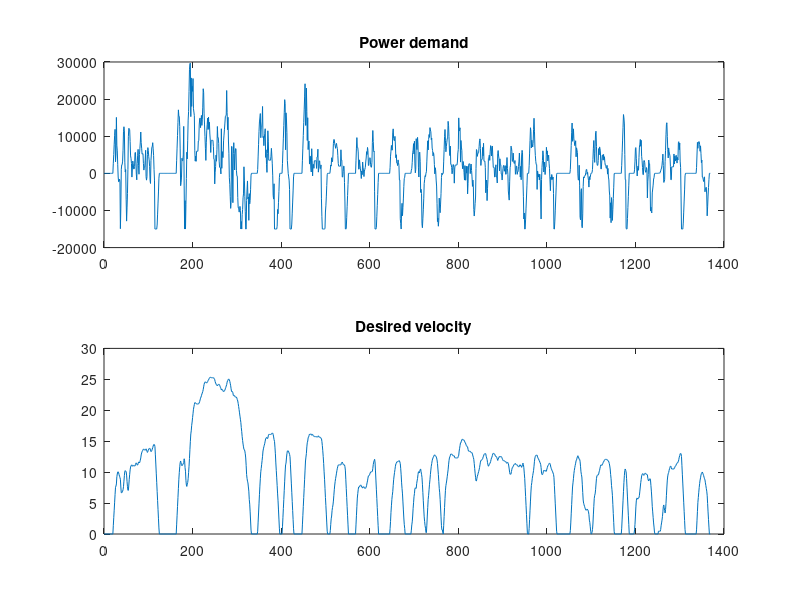

Write MATLAB code to recreate this figure. (Note: this script raises an error after producing the figure.)
load('UDDS_drive_cycle.mat')          %load the drive cycle (P_dem,v,t)            
ts = 1;                               %time step
N = length(t);                        %length of time vector
P_dem = P_dem*1000;                   %Power demand KW to W
subplot(2,1,1);
plot(t,P_dem)                       
title('Power demand')
subplot(2,1,2);
plot(t,v)
title('Desired velocity')

fl_wt_en = 0.001; %no. of grams consumed per unit energy consumption
Pe_max = 30000;        % [W] Maximum engine power
Pb_max = 15000;        % [W] Maximum motor power
Q_batt = 18000;        % [As] Battery capacity
U_oc = 320;            % [V] Open ciruit voltage of the battery
SOC_min = 0.3;         % Lower SOC limit
SOC_max = 0.8;         % Upper SOC limit
SOC_grid = linspace(SOC_min,SOC_max,80)';   %SOC grid
ns = length(SOC_grid);
% DP
V = zeros(ns,N);            %Value function
V(:,N) = 0;                 %Boundary condition   
for i = N-1:-1:1            %Iterate through time vector
    for j = 1:ns            %Iterate through SOC grid
     lb = max([(((SOC_max-SOC_grid(j))*Q_batt*U_oc)/-ts),-Pb_max, P_dem(i)-Pe_max]);          %lower bound P_batt
     ub = min([(((SOC_min-SOC_grid(j))*Q_batt*U_oc)/-ts),Pb_max, P_dem(i)]);                 %Upper bound P_batt
     P_batt_grid = linspace(lb,ub,250);      %P_batt grid 
     P_eng = P_dem(i) - P_batt_grid;         %P_eng at for P_batt_grid
     c2g = (ts*fl_wt_en* P_eng)./(eng_eff(P_eng)); %costtogo
     SOC_next = SOC_grid(j) - (ts .* P_batt_grid ./ (Q_batt*U_oc));
     V_nxt = interp1(SOC_grid,V(:,i+1),SOC_next);
     [V(j,i), k] = min([c2g + V_nxt]);
     u_opt(j,i) = P_batt_grid(k); 
    end
end



[Pb_07, Pe_07, FC_07, SOC_07]= RUN_HEV(0.7,N,SOC_grid,u_opt,P_dem);
[Pb_05, Pe_05, FC_05, SOC_05]= RUN_HEV(0.5,N,SOC_grid,u_opt,P_dem);
[Pb_03, Pe_03, FC_03, SOC_03]= RUN_HEV(0.3,N,SOC_grid,u_opt,P_dem);
figure;
plot(SOC_07)
hold on;
plot(SOC_05)
plot(SOC_03)
title('SOC')
legend('SOC 0.7','SOC 0.5','SOC 0.3')





